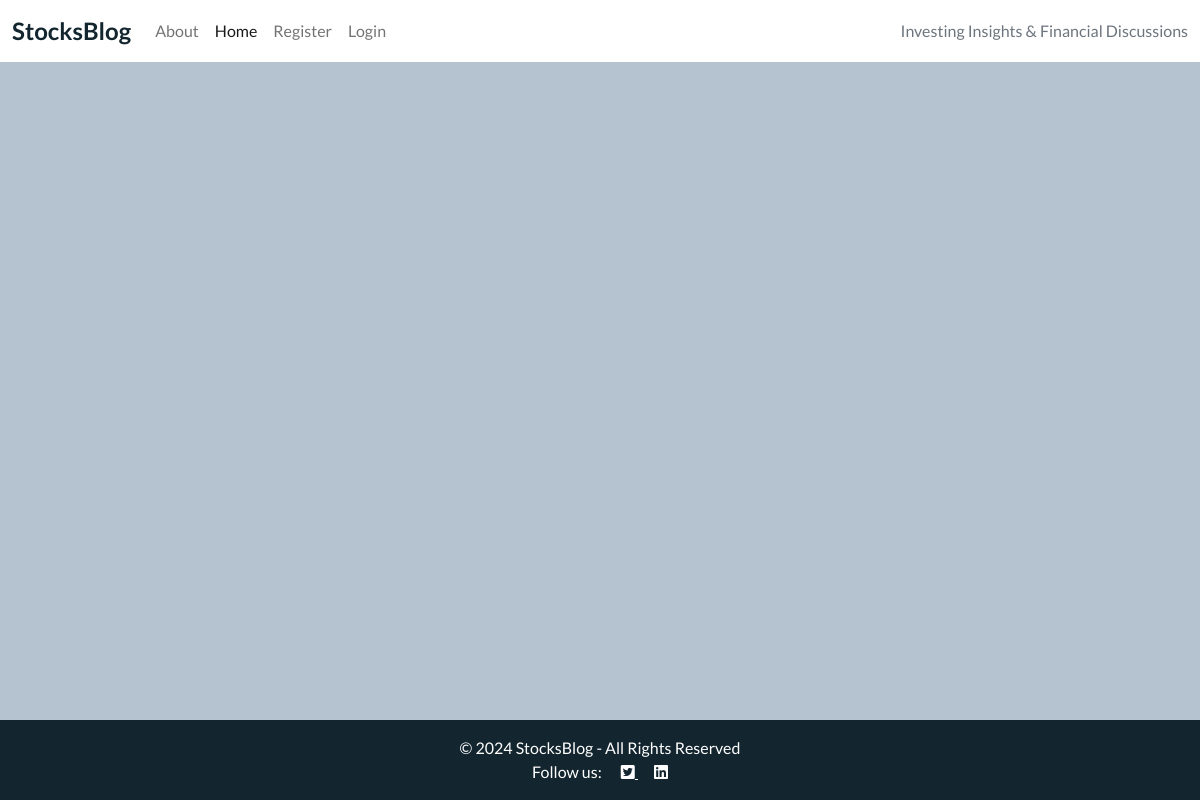
Before: / with the older database file.
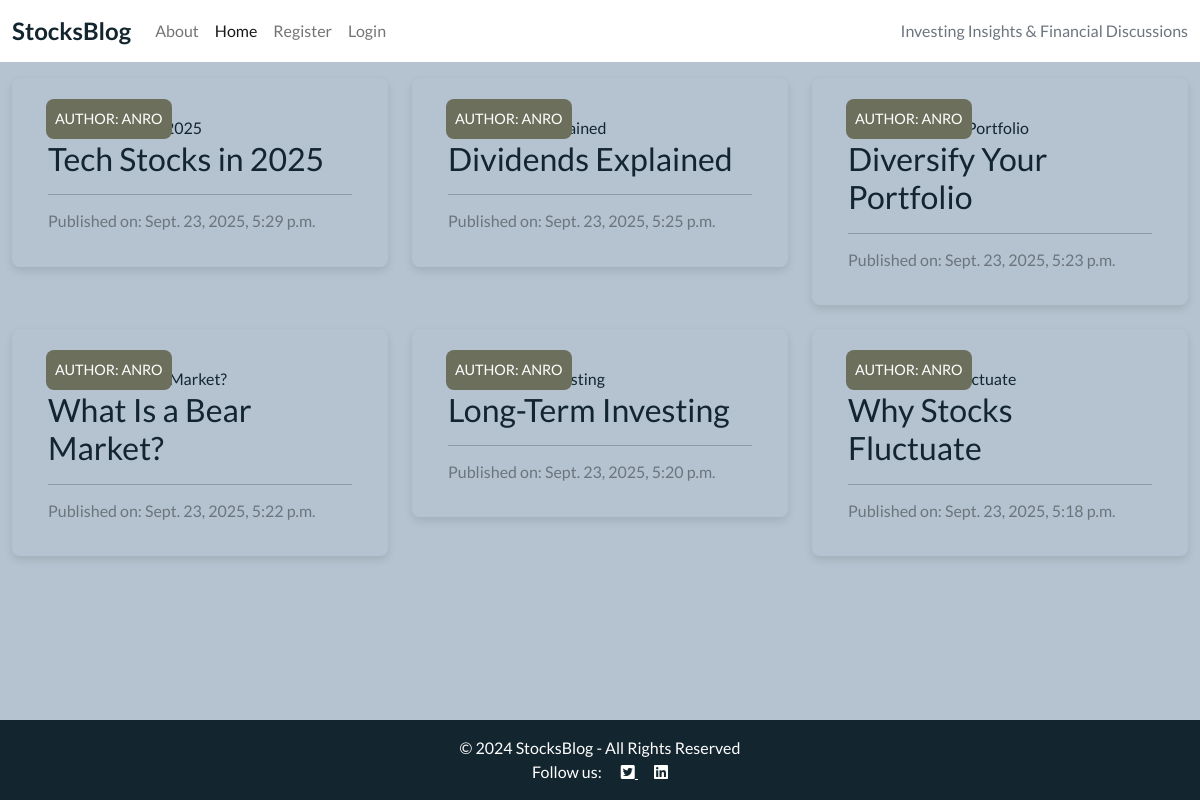
After: the same page with the newer database file.
### blog/models.py (models this page shows, shortened)
class Post(models.Model):
    title = models.CharField(max_length=200)
    slug = models.SlugField(max_length=200, unique=True, blank=True)
    author = models.ForeignKey(
        User,
        on_delete=models.CASCADE,
        related_name="blog_posts"
    )
    featured_image = CloudinaryField('image', default='placeholder')
    content = models.TextField(default='Default content for new posts')
    created_on = models.DateTimeField(auto_now_add=True)
    status = models.IntegerField(choices=STATUS, default=0)
    excerpt = models.TextField(blank=True)
    updated_on = models.DateTimeField(auto_now=True)
    class Meta:
        ordering = ["-created_on"]

### blog/views.py (the view)
# urls.py: path('', views.PostList.as_view(), name='post_list'),
class PostList(generic.ListView):
    model = Post
    template_name = "blog/index.html"
    paginate_by = 6
    context_object_name = 'posts'
    ordering = ['-created_on']
    def get_queryset(self):
        return Post.objects.filter(status=1).order_by('-created_on')

### blog/templates/blog/index.html (shortened to what this page needs)
{% extends "blog/base.html" %}
{% load static %}
{% block content %}
<div class="container-fluid">
    <div class="row">
        <div class="col-12 mt-3 left">
            <div class="row">
                {% for post in posts %}
                <div class="col-md-4">
                    <div class="card mb-4">
                        <div class="card-body">
                            <div class="image-container">
                                <div class="image-flash">
                                    <p class="author">Author: {{ post.author }}</p>
                                </div>
                            </div>
                            <a href="{% url 'post_detail' post.slug %}" class="post-link">
                                <h2 class="card-title">{{ post.title }}</h2>
                            </a>
                            <hr />
                            <p class="card-text text-muted h6">Published on: {{ post.created_on }}</p>
                        </div>
                    </div>
                </div>
                {% if forloop.counter|divisibleby:3 %}
            </div>
            <div class="row">
                {% endif %}
                {% endfor %}
            </div>
        </div>
    </div>
</div>
{% endblock %}

### blog/templates/blog/base.html (shortened to what this page needs)
<!DOCTYPE html>
{% load static %}
{% url 'about' as about_url %}
{% url 'post_list' as home_url %}
{% url 'account_login' as login_url %}
{% url 'account_signup' as signup_url %}
{% url 'account_logout' as logout_url %}
<html class="h-100" lang="en">
<head>
    <link rel="stylesheet" href="https://cdnjs.cloudflare.com/ajax/libs/font-awesome/5.15.3/css/all.min.css">
    <link href="https://cdn.jsdelivr.net/npm/bootstrap@5.0.1/dist/css/bootstrap.min.css" rel="stylesheet"
>
    <link rel="stylesheet" href="{% static 'css/style.css' %}">
</head>
<body class="d-flex flex-column h-100 main-bg">
    <nav class="navbar navbar-expand-lg navbar-light bg-white">
        <div class="container-fluid">
            <a class="navbar-brand" href="{% url 'post_list' %}"><span class="brand">Stocks<span class="highlight">Blog</span></span></a>
            <div class="collapse navbar-collapse" id="navbarText">
                <ul class="navbar-nav me-auto mb-2 mb-lg-0">
                    <li class="nav-item">
                        <a class="nav-link {% if request.path == about_url %}active{% endif %}" href="{% url 'about' %}">About</a>
                    </li>
                    <li class="nav-item">
                        <a class="nav-link {% if request.path == home_url %}active{% endif %}" aria-current="page"
                            href="{% url 'post_list' %}">Home</a>
                    </li>
                    {% if user.is_authenticated %}
                    <li class="nav-item">
                        <a class="nav-link {% if request.path == logout_url %}active{% endif %}" href="{% url 'account_logout' %}">Logout</a>
                    </li>
                    {% else %}
                    <li class="nav-item">
                        <a class="nav-link {% if request.path == signup_url %}active{% endif %}" href="{% url 'account_signup' %}">Register</a>
                    </li>
                    <li class="nav-item">
                        <a class="nav-link {% if request.path == login_url %}active{% endif %}" href="{% url 'account_login' %}">Login</a>
                    </li>
                    {% endif %}
                </ul>
                <span class="navbar-text text-muted">
                    Investing Insights & Financial Discussions
                </span>
            </div>
        </div>
    </nav>
    <main class="flex-shrink-0 main-bg">
        {% block content %}{% endblock content %}
    </main>
    <footer class="footer mt-auto py-3 dark-bg">
        <p class="m-0 text-center text-white">&copy; 2024 StocksBlog - All Rights Reserved</p>
        <p class="m-0 text-center text-white">
            Follow us:
            <a href="https://twitter.com" target="_blank" class="text-white ms-3">
                <i class="fab fa-twitter-square"></i>
            </a>
            <a href="https://www.linkedin.com" target="_blank" class="text-white ms-3">
                <i class="fab fa-linkedin"></i>
            </a>
        </p>
    </footer>
</body>
</html>

### blog/static/css/style.css (style rules this page uses)
body { background-color: #B4C3CF; font-family: 'Lato', sans-serif; color: #13252F; }
.brand { font-family: 'Lato', sans-serif; font-size: 1.5rem; font-weight: 700; color: #13252F; }
.dark-bg { background-color: #6C6F5C; }
.main-bg { background-color: #B4C3CF; }
.card { border: none; background-color: transparent; box-shadow: 0 4px 8px rgba(0, 0, 0, 0.1); border-radius: 8px; padding: 20px; margin-bottom: 20px; transition: transform 0.2s ease, box-shadow 0.2s ease; }
.image-container { position: relative; }
.image-flash { position: absolute; bottom: 5%; min-width: 30%; left: -2px; background-color: #6C6F5C; border-radius: 8px; padding: 5px; }
.author { color: white; margin: 4px; text-transform: uppercase; font-size: 0.9rem; font-weight: 500; }
.post-link { text-decoration: none; color: #13252F; font-weight: 500; }
.footer { background-color: #13252F; color: #F9FAFC; padding: 20px 0; text-align: center; }
.footer p { margin: 0; font-size: 1rem; }

Changed rows visible on the page:
added Post: author "ANRO", title "Tech Stocks in 2025", created_on "Sept. 23, 2025, 5:29 p.m."
added Post: author "ANRO", title "Dividends Explained", created_on "Sept. 23, 2025, 5:25 p.m."
added Post: author "ANRO", title "Diversify Your Portfolio", created_on "Sept. 23, 2025, 5:23 p.m."
added Post: author "ANRO", title "What Is a Bear Market?", created_on "Sept. 23, 2025, 5:22 p.m."
added Post: author "ANRO", title "Long-Term Investing", created_on "Sept. 23, 2025, 5:20 p.m."
added Post: author "ANRO", title "Why Stocks Fluctuate", created_on "Sept. 23, 2025, 5:18 p.m."
